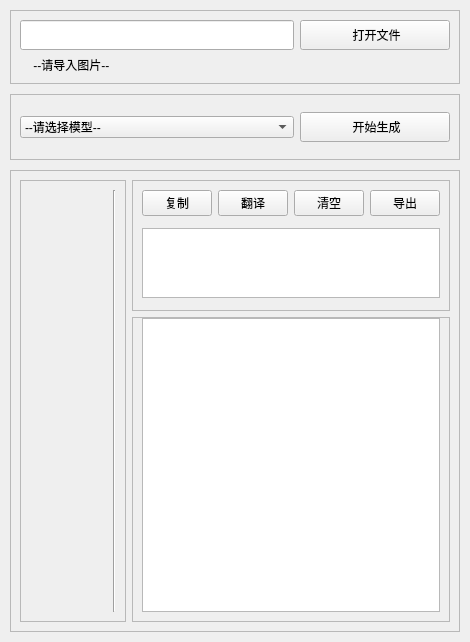
                     <widget class="QWidget" name="new_page">
                      <layout class="QVBoxLayout" name="verticalLayout_44" stretch="0">
                       <property name="spacing">
                        <number>10</number>
                       </property>
                       <property name="leftMargin">
                        <number>10</number>
                       </property>
                       <property name="topMargin">
                        <number>10</number>
                       </property>
                       <property name="rightMargin">
                        <number>10</number>
                       </property>
                       <property name="bottomMargin">
                        <number>10</number>
                       </property>
                       <item>
                        <layout class="QVBoxLayout" name="verticalLayout_43" stretch="1,1,7">
                         <item>
                          <widget class="QFrame" name="frame">
                           <property name="frameShape">
                            <enum>QFrame::StyledPanel</enum>
                           </property>
                           <property name="frameShadow">
                            <enum>QFrame::Raised</enum>
                           </property>
                           <layout class="QVBoxLayout" name="verticalLayout_40" stretch="0">
                            <item>
                             <layout class="QGridLayout" name="gridLayout_14">
                              <item row="0" column="1" colspan="2">
                               <widget class="QPushButton" name="btn_open">
                                <property name="minimumSize">
                                 <size>
                                  <width>150</width>
                                  <height>30</height>
                                 </size>
                                </property>
                                <property name="text">
                                 <string> 打开文件</string>
                                </property>
                                <property name="icon">
                                 <iconset resource="resources.qrc">
                                  <normaloff>:/icons/images/icons/cil-folder-open.png</normaloff>:/icons/images/icons/cil-folder-open.png</iconset>
                                </property>
                               </widget>
                              </item>
                              <item row="0" column="0">
                               <widget class="QLineEdit" name="path">
                                <property name="minimumSize">
                                 <size>
                                  <width>0</width>
                                  <height>30</height>
                                 </size>
                                </property>
                                <property name="text">
                                 <string/>
                                </property>
                               </widget>
                              </item>
                              <item row="1" column="0">
                               <widget class="QLabel" name="label">
                                <property name="minimumSize">
                                 <size>
                                  <width>0</width>
                                  <height>0</height>
                                 </size>
                                </property>
                                <property name="maximumSize">
                                 <size>
                                  <width>100</width>
                                  <height>25</height>
                                 </size>
                                </property>
                                <property name="text">
                                 <string>    --请导入图片--</string>
                                </property>
                               </widget>
                              </item>
                             </layout>
                            </item>
                           </layout>
                          </widget>
                         </item>
                         <item>
                          <widget class="QFrame" name="frame_2">
                           <property name="frameShape">
                            <enum>QFrame::StyledPanel</enum>
                           </property>
                           <property name="frameShadow">
                            <enum>QFrame::Raised</enum>
                           </property>
                           <layout class="QVBoxLayout" name="verticalLayout_41">
                            <item>
                             <layout class="QHBoxLayout" name="horizontalLayout_8">
                              <item>
                               <widget class="QComboBox" name="combo_model">
                                <property name="currentText">
                                 <string extracomment="请选择模型">--请选择模型--</string>
                                </property>
                                <property name="currentIndex">
                                 <number>0</number>
                                </property>
                                <item>
                                 <property name="text">
                                  <string>--请选择模型--</string>
                                 </property>
                                </item>
                                <item>
                                 <property name="text">
                                  <string>clip</string>
                                 </property>
                                </item>
                                <item>
                                 <property name="text">
                                  <string>densenet</string>
                                 </property>
                                </item>
                               </widget>
                              </item>
                              <item>
                               <widget class="QPushButton" name="btn_generate">
                                <property name="maximumSize">
                                 <size>
                                  <width>150</width>
                                  <height>30</height>
                                 </size>
                                </property>
                                <property name="sizeIncrement">
                                 <size>
                                  <width>30</width>
                                  <height>0</height>
                                 </size>
                                </property>
                                <property name="text">
                                 <string> 开始生成</string>
                                </property>
                                <property name="icon">
                                 <iconset resource="resources.qrc">
                                  <normaloff>:/icons/images/icons/cil-notes.png</normaloff>:/icons/images/icons/cil-notes.png</iconset>
                                </property>
                               </widget>
                              </item>
                             </layout>
                            </item>
                           </layout>
                          </widget>
                         </item>
                         <item>
                          <widget class="QFrame" name="frame_3">
                           <property name="frameShape">
                            <enum>QFrame::StyledPanel</enum>
                           </property>
                           <property name="frameShadow">
                            <enum>QFrame::Raised</enum>
                           </property>
                           <layout class="QVBoxLayout" name="verticalLayout_42">
                            <item>
                             <layout class="QGridLayout" name="gridLayout_13" rowstretch="1,6" columnstretch="1,1">
                              <item row="0" column="0" rowspan="2">
                               <widget class="QFrame" name="frame_4">
                                <property name="frameShape">
                                 <enum>QFrame::StyledPanel</enum>
                                </property>
                                <property name="frameShadow">
                                 <enum>QFrame::Raised</enum>
                                </property>
                                <layout class="QHBoxLayout" name="horizontalLayout_6">
                                 <item>
                                  <widget class="QLabel" name="label_image">
                                   <property name="styleSheet">
                                    <string notr="true">background-image:url(:/images/images/images/add_image.png);
background-repeat:no-repeat;
background-position: center;</string>
                                   </property>
                                   <property name="text">
                                    <string/>
                                   </property>
                                  </widget>
                                 </item>
                                 <item>
                                  <widget class="Line" name="line">
                                   <property name="styleSheet">
                                    <string notr="true">color:rgb(232, 232, 232)</string>
                                   </property>
                                   <property name="orientation">
                                    <enum>Qt::Vertical</enum>
                                   </property>
                                  </widget>
                                 </item>
                                </layout>
                               </widget>
                              </item>
                              <item row="0" column="1">
                               <widget class="QFrame" name="frame_5">
                                <property name="frameShape">
                                 <enum>QFrame::StyledPanel</enum>
                                </property>
                                <property name="frameShadow">
                                 <enum>QFrame::Raised</enum>
                                </property>
                                <layout class="QHBoxLayout" name="horizontalLayout_13">
                                 <property name="bottomMargin">
                                  <number>6</number>
                                 </property>
                                 <item>
                                  <layout class="QVBoxLayout" name="verticalLayout_20" stretch="1,0,3">
                                   <item>
                                    <layout class="QHBoxLayout" name="horizontalLayout_7">
                                     <property name="bottomMargin">
                                      <number>6</number>
                                     </property>
                                     <item>
                                      <spacer name="horizontalSpacer">
                                       <property name="orientation">
                                        <enum>Qt::Horizontal</enum>
                                       </property>
                                       <property name="sizeHint" stdset="0">
                                        <size>
                                         <width>40</width>
                                         <height>20</height>
                                        </size>
                                       </property>
                                      </spacer>
                                     </item>
                                     <item>
                                      <widget class="QPushButton" name="btn_copy">
                                       <property name="minimumSize">
                                        <size>
                                         <width>70</width>
                                         <height>0</height>
                                        </size>
                                       </property>
                                       <property name="text">
                                        <string>复制</string>
                                       </property>
                                      </widget>
                                     </item>
                                     <item>
                                      <widget class="QPushButton" name="btn_translate">
                                       <property name="minimumSize">
                                        <size>
                                         <width>70</width>
                                         <height>0</height>
                                        </size>
                                       </property>
                                       <property name="text">
                                        <string>翻译</string>
                                       </property>
                                      </widget>
                                     </item>
                                     <item>
                                      <widget class="QPushButton" name="btn_clean">
                                       <property name="minimumSize">
                                        <size>
                                         <width>70</width>
                                         <height>0</height>
                                        </size>
                                       </property>
                                       <property name="maximumSize">
                                        <size>
                                         <width>75</width>
                                         <height>30</height>
                                        </size>
                                       </property>
                                       <property name="text">
                                        <string>清空</string>
                                       </property>
                                      </widget>
                                     </item>
                                     <item>
                                      <widget class="QPushButton" name="btn_export">
                                       <property name="minimumSize">
                                        <size>
                                         <width>70</width>
                                         <height>0</height>
                                        </size>
                                       </property>
                                       <property name="maximumSize">
                                        <size>
                                         <width>75</width>
                                         <height>30</height>
                                        </size>
                                       </property>
                                       <property name="text">
                                        <string>导出</string>
                                       </property>
                                      </widget>
                                     </item>
                                    </layout>
                                   </item>
                                   <item>
                                    <widget class="QPlainTextEdit" name="plainTextEdit_2"/>
                                   </item>
                                   <item>
                                    <widget class="QFrame" name="frame_loading">
                                     <property name="frameShape">
                                      <enum>QFrame::StyledPanel</enum>
                                     </property>
                                     <property name="frameShadow">
                                      <enum>QFrame::Raised</enum>
                                     </property>
                                     <widget class="QLabel" name="label_loading">
                                      <property name="geometry">
                                       <rect>
                                        <x>160</x>
                                        <y>20</y>
                                        <width>111</width>
                                        <height>21</height>
                                       </rect>
                                      </property>
                                      <property name="text">
                                       <string/>
                                      </property>
                                     </widget>
                                    </widget>
                                   </item>
                                  </layout>
                                 </item>
                                </layout>
                               </widget>
                              </item>
                              <item row="1" column="1">
                               <widget class="QFrame" name="frame_6">
                                <property name="frameShape">
                                 <enum>QFrame::StyledPanel</enum>
                                </property>
                                <property name="frameShadow">
                                 <enum>QFrame::Raised</enum>
                                </property>
                                <layout class="QHBoxLayout" name="horizontalLayout_10">
                                 <property name="topMargin">
                                  <number>0</number>
                                 </property>
                                 <item>
                                  <widget class="QPlainTextEdit" name="report">
                                   <property name="styleSheet">
                                    <string notr="true"/>
                                   </property>
                                  </widget>
                                 </item>
                                </layout>
                               </widget>
                              </item>
                             </layout>
                            </item>
                           </layout>
                          </widget>
                         </item>
                        </layout>
                       </item>
                      </layout>
                     </widget>
